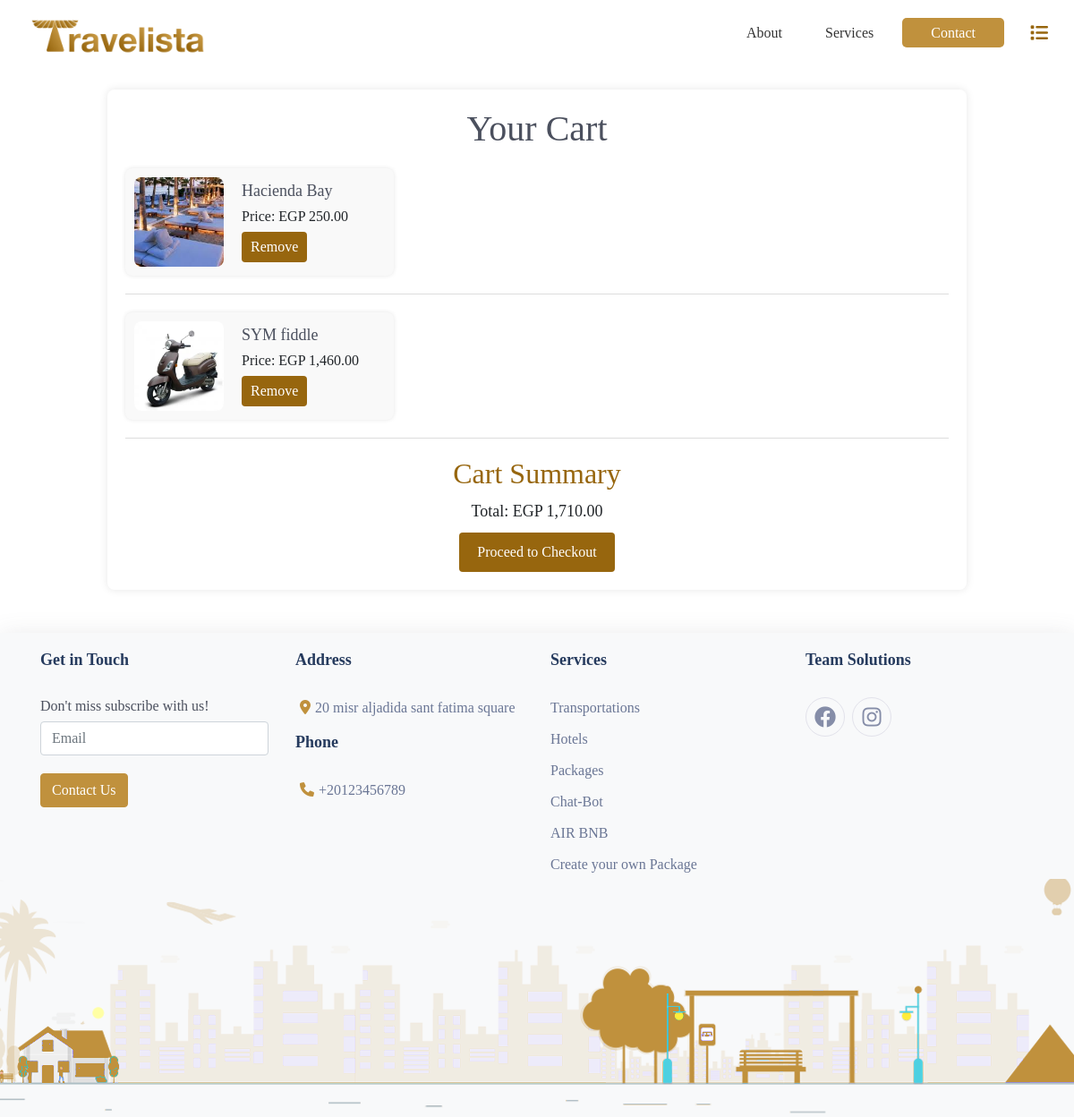
Screenshot of /cart.php (signed in) with the database file from the repository.
### tables this page shows
CREATE TABLE `cart` (
  `id` int(11) NOT NULL,
  `product_id` int(11) NOT NULL,
  `quantity` int(11) NOT NULL
);

CREATE TABLE `products` (
  `id` int(11) NOT NULL,
  `name` varchar(255) NOT NULL,
  `description` text NOT NULL,
  `price` decimal(10,0) NOT NULL,
  `image` varchar(255) NOT NULL,
  `category` varchar(255) NOT NULL,
  `about` varchar(500) NOT NULL
);

### files/functions.php (called while the page is built, shortened)
<?php
function is_logged_in()
{
    if (isset($_SESSION['user'])) {
        return true;
    } else {
        return false;
    }
}

### cart.php (the view, shortened to what this page needs)
<?php
require_once('files/functions.php');
require_once('files/header.php');
$sql = "SELECT cart.id as cart_id, products.id as product_id, products.name, products.price, products.image
        FROM cart
        INNER JOIN products ON cart.product_id = products.id";
$result = $conn->query($sql);
$totalPrice = 0;
$items = [];
while ($row = $result->fetch_assoc()) {
    $row['total'] = $row['price'] ;
    $totalPrice += $row['total'];
    $items[] = $row;
}
?>
<link rel="stylesheet" href="css/cart.css">
<body>
    <div class="cart-container">
        <h1>Your Cart</h1>
        <?php foreach ($items as $row):?>
            <div class="cart-items">
                <div class="cart-item">
                    <img src="<?php echo $row['image']; ?>" alt="<?php echo htmlspecialchars($row['name']); ?>">
                    <div class="item-details">
                        <h2><?php echo htmlspecialchars($row['name']); ?></h2>
                        <p>Price: EGP <?php echo number_format($row['price'], 2); ?></p>
                        <button class="remove-item" data-cart-id="<?php echo $row['cart_id']; ?>">Remove</button>
                    </div>
                </div>
            </div>
        <?php endforeach; ?>
        <div class="cart-summary">
            <h2>Cart Summary</h2>
            <p>Total: <span id="total-price">EGP <?php echo number_format($totalPrice, 2); ?></span></p>
            <button class="checkout-button"><a href="checkout-2.php" style="text-decoration:none; color:white;">Proceed to Checkout</a></button>
        </div>
    </div>
    <?php require_once('files/footer.php'); ?>
</body>
</html>

### files/header.php (shortened to what this page needs)
<?php
require_once ('functions.php');
?>
<!DOCTYPE html>
<html lang="en">
<head>
    <link rel="stylesheet" href="https://cdn.jsdelivr.net/npm/bootstrap@5.3.3/dist/css/bootstrap.min.css">
    <link href="https://stackpath.bootstrapcdn.com/bootstrap/4.5.2/css/bootstrap.min.css" rel="stylesheet">
    <link rel="stylesheet" href="https://cdnjs.cloudflare.com/ajax/libs/font-awesome/6.0.0-beta3/css/all.min.css">
    <link rel="stylesheet" href="css/style.css">
    <link rel="stylesheet" href="css/header.css">
    <link rel="stylesheet" href="css/stars.css">
</head>
<?php
     $lang = isset($_GET['lang']) ? $_GET['lang'] : 'en';
     $languages = parse_ini_file("languages/$lang.ini");
    ?>
<body>
    <?php if (is_logged_in()) { ?>
        <nav>
            <div class="nav__logo">
                <a href="index.php"><img src="./images/logo.png" alt="" class="logo"></a>
            </div>
            <ul class="nav__links">
                <li class="link"><a href="index.php#about-us"><?= $languages['About'] ?></a></li>
                <li class="link"><a href="index.php#services">Services</a></li>
                <li class="link"><a href="index.php#footer" id="nav__btn">Contact</a></li>
                <button class="navbar-toggler" type="button" data-bs-toggle="offcanvas"
                    data-bs-target="#offcanvasDarkNavbar" aria-controls="offcanvasDarkNavbar"
                    aria-label="Toggle navigation">
                    <i class="fa-solid fa-list" style="color:#97660e;font-size:20px;"></i>
                </button>
            </ul>
        </nav>
    <?php } ?>

### files/footer.php (shortened to what this page needs)
<!DOCTYPE html>
<html lang="en">
<head>
    <link rel="stylesheet" href="https://cdnjs.cloudflare.com/ajax/libs/font-awesome/5.15.4/css/all.min.css" />
    <link rel='stylesheet' href='https://themify.me/wp-content/themes/themify-v32/themify-icons/themify-icons.css'>
    <link rel="stylesheet" href="css/footer.css">
</head>
<body>
    <footer class="new_footer_area bg_color">
        <div class="new_footer_top">
            <div class="container">
                <div class="row">
                    <div class="col-lg-3 col-md-6">
                        <div class="f_widget company_widget wow fadeInLeft" data-wow-delay="0.2s"
                            style="visibility: visible; animation-delay: 0.2s; animation-name: fadeInLeft;">
                            <h3 class="f-title f_600 t_color f_size_18">Get in Touch</h3>
                            <h6>Don't miss subscribe with us!</h6>
                            <form action="#" class="f_subscribe_two mailchimp mb-4" method="post" novalidate="true"
                                _lpchecked="1">
                                <input type="text" name="EMAIL" class="form-control memail" placeholder="Email">
                                <button class="btn btn_get btn_get_two" type="submit">Contact Us </button>
                            </form>
                        </div>
                    </div>
                    <div class="col-lg-3 col-md-6">
                        <div class="f_widget about-widget pl_70 wow fadeInLeft" data-wow-delay="0.4s"
                            style="visibility: visible; animation-delay: 0.4s; animation-name: fadeInLeft;">
                            <h3 class="f-title f_600 t_color f_size_18">Address </h3>
                            <ul class="list-unstyled f_list">
                                <li ><a href="#" > <i class="fa-solid fa-location-dot"></i>20 misr aljadida sant fatima square </a></li>
                           </ul>
                           <h3 class="f-title f_600 t_color f_size_18 mt-3">Phone </h3>
                            <ul class="list-unstyled f_list">
                                <li style="color:#6a7695";><i class="fa-solid fa-phone"></i>+20123456789 </li>
                           </ul>
                        </div>
                    </div>
                    <div class="col-lg-3 col-md-6">
                        <div class="f_widget about-widget pl_70 wow fadeInLeft" data-wow-delay="0.6s"
                            style="visibility: visible; animation-delay: 0.6s; animation-name: fadeInLeft;">
                            <h3 class="f-title f_600 t_color f_size_18">Services </h3>
                            <ul class="list-unstyled f_list">
                                <li><a href="transport.php">Transportations</a></li>
                                <li><a href="hotels.php">Hotels</a></li>
                                <li><a href="backages.php">Packages</a></li>
                                <li><a href="chat-bot.php">Chat-Bot</a></li>
                                <li><a href="timeline.php">AIR BNB</a></li>
                                <li><a href="form.php">Create your own Package</a></li>
                            </ul>
                        </div>
                    </div>
                    <div class="col-lg-3 col-md-6">
                        <div class="f_widget social-widget pl_70 wow fadeInLeft" data-wow-delay="0.8s"
                            style="visibility: visible; animation-delay: 0.8s; animation-name: fadeInLeft;">
                            <h3 class="f-title f_600 t_color f_size_18">Team Solutions</h3>
                            <div class="f_social_icon">
                                <a href="https://www.facebook.com/profile.php?id=61563558898088&mibextid=LQQJ4d" class="fab fa-facebook"></a>
                                <a href="https://www.instagram.com/travelista200?igsh=MWhkYzA5MTIyZzNiag%3D%3D&utm_source=qr" class="fab fa-instagram "></a>
                            </div>
                        </div>
                    </div>
                </div>
            </div>
            <div class="footer_bg">
                <div class="footer_bg_two"></div>
            </div>
        </div>
    </footer>
</body>
</html>

### css/style.css (style rules this page uses)
* { font-family:'Handvetica Neue Regular'; }
:root { --primary-color: #c0913d; --primary-color-dark: #97660e; --secondary-color: #ffffff; --text-color: #333333; --white: #ffffff; --max-width: 1200px; --swiper-pagination-color: #cc9933; }
.logo { width:30%; }

### css/header.css (style rules this page uses)
:root { --primary-color: #c0913d; --primary-color-dark: #97660e; --secondary-color: #ffffff; --text-color: #333333; --white: #ffffff; --max-width: 1200px; --swiper-pagination-color: #cc9933; }
* { font-family:'Handvetica Neue Regular'; }
nav { max-width: var(--max-width); margin: auto; padding: 1rem; height: 80px; display: flex; align-items: center; }
.nav__logo a { font-size: 1.5rem; font-weight: 500; color: var(--primary-color); text-decoration: none; transition: 0.3s; }
.nav__links { list-style: none; padding-top: 10px; display: flex; align-items: center; gap: 1rem; }
.link a { padding: 0.5rem 1rem; font-size: 1rem; font-weight: 500; color: var(--text-color); text-decoration: none; transition: 0.3s; }
.link #nav__btn { padding: 0.5rem 2rem; color: white !important; background-color: var(--primary-color); border-radius: 5px; }

### css/stars.css (style rules this page uses)
:root { --background-color: #151515; --on-color: #ffc107; --off-color: #666; background-color: var(--background-color); }

### css/cart.css (style rules this page uses)
:root { --primary-color: #c0913d; --primary-color-dark: #97660e; --secondary-color: #ffffff; --text-color: #333333; --white: #ffffff; --max-width: 1200px; --swiper-pagination-color: #cc9933; }
.cart-container { width: 80%; max-width: 1200px; margin: 20px auto; padding: 20px; background-color: #fff; border-radius: 8px; box-shadow: 0 0 10px rgba(0, 0, 0, 0.1); }
h1 { text-align: center; margin-bottom: 20px; color: var(--primary-color-dark); }
.cart-items { display: flex; flex-wrap: wrap; gap: 10px; border-bottom: 1px solid #ddd; padding-bottom: 20px; margin-bottom: 20px; }
.cart-item { display: flex; align-items: center; width: 100%; max-width: 300px; background-color: #f9f9f9; border-radius: 8px; box-shadow: 0 0 5px rgba(0, 0, 0, 0.1); padding: 10px; box-sizing: border-box; }
.cart-item img { width: 100px; height: 100px; object-fit: cover; margin-right: 20px; border-radius: 8px; }
.item-details { flex: 1; }
.item-details h2 { margin: 0; font-size: 18px; }
.item-details p { margin: 5px 0; font-size: 16px; }
.remove-item { background-color: var(--primary-color-dark); border: none; color: white; padding: 5px 10px; border-radius: 4px; cursor: pointer; }
.cart-summary { text-align: center; }
.cart-summary h2 { margin: 0 0 10px; color: var(--primary-color-dark); }
.cart-summary p { font-size: 18px; margin: 10px 0; }
.checkout-button { background-color: var(--primary-color-dark); border: none; color: white; padding: 10px 20px; border-radius: 4px; cursor: pointer; }

### files/footer.php (style rules this page uses)
a { text-decoration : none ; }

### rows the page displays
cart: product.image (picture), product.name "Hacienda Bay", product.price "250.00"
cart: product.image (picture), product.name "SYM fiddle", product.price "1,460.00"

### other values shown
$languages['About'] "About"
$totalPrice "1,710.00"
